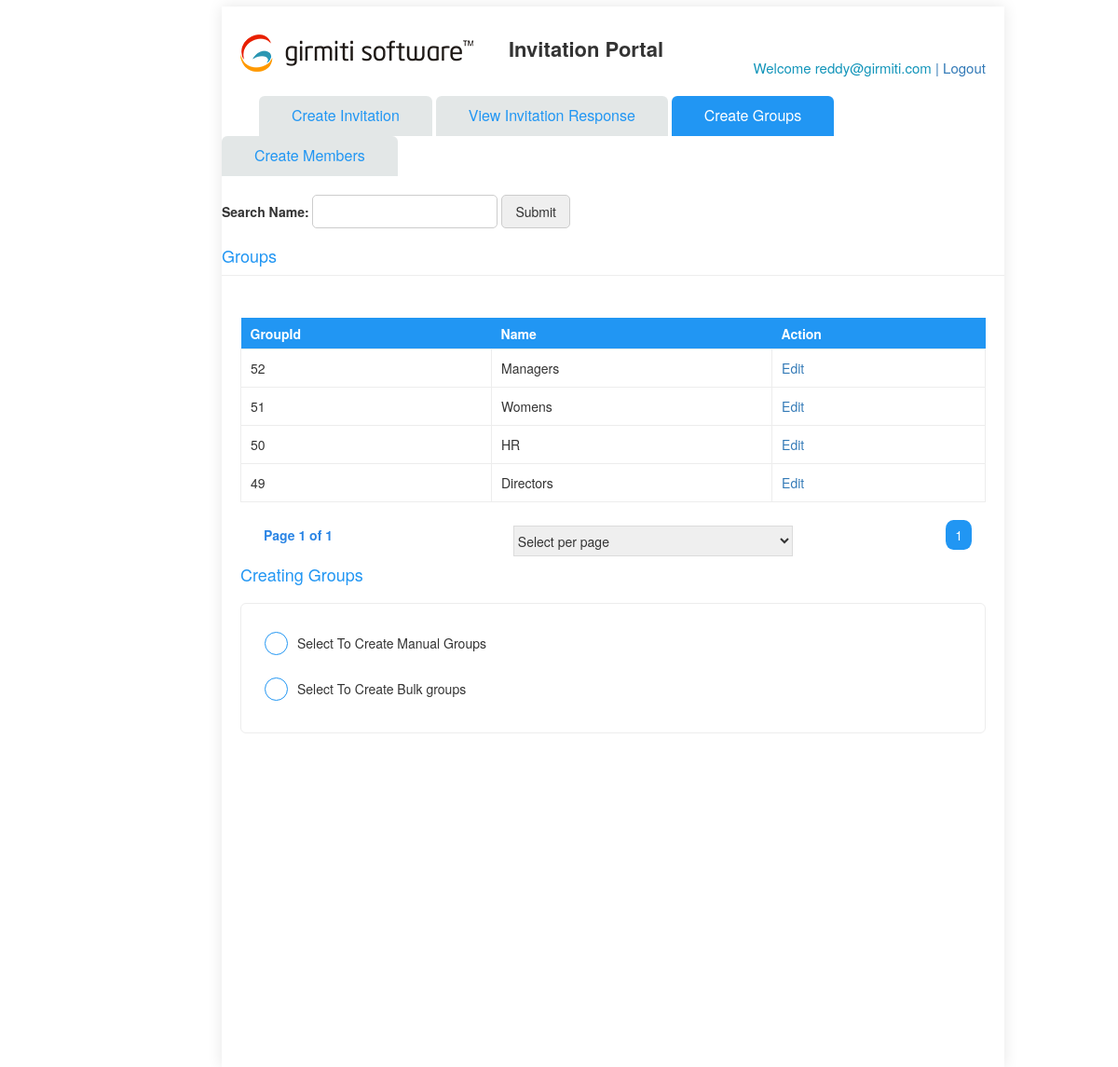
/dynamics_group_members.php (signed in), run on the app's committed database.
### tables this page shows
CREATE TABLE `groups_table` (
  `id` int(11) NOT NULL,
  `groupId` int(11) DEFAULT 0,
  `name` varchar(256) DEFAULT NULL,
  `discription` varchar(200) DEFAULT NULL,
  `status` int(11) NOT NULL DEFAULT 0
);

### dynamics_group_members2.php (called while the page is built, shortened)
<?php
	$username1 = $_SESSION['user'];
   ?>

### dynamics_group_members.php (the view, shortened to what this page needs)
<?php
   include 'dynamics_group_members2.php';
if (! (isset($_GET['pageNumber']))) {
	$pageNumber = 1;
} else {
	$pageNumber = $_GET['pageNumber'];
}
$perPageCount = 5;
$sql = "SELECT * FROM groups_table  ORDER BY id DESC";
if ($result= mysqli_query($db, $sql)) {
	$rowCount = mysqli_num_rows($result);
}
$pagesCount = ceil($rowCount / $perPageCount);
$lowerLimit = ($pageNumber - 1) * $perPageCount;
$sqlQuery = " SELECT * FROM groups_table ORDER BY id DESC limit " . ($lowerLimit) . " ,  " . ($perPageCount) . "   ";
$result_group = mysqli_query($db, $sqlQuery);
?>
<!DOCTYPE HTML>
<html>
<head>
    <link rel='stylesheet' href='https://maxcdn.bootstrapcdn.com/bootstrap/3.3.6/css/bootstrap.min.css' />
    <link rel='stylesheet'
        href='https://cdnjs.cloudflare.com/ajax/libs/bootstrap-datetimepicker/2.0.1/css/bootstrap-datetimepicker.min.css' />
    <link rel="stylesheet" href="css/jquery.tree-multiselect.min.css">
    <link rel='stylesheet' href='css/main.css'>
    <link rel='stylesheet' href='css/font-awesome.css'>
    <link href='css/glyphicons-regular.css' rel='stylesheet'>
    <link href='https://www.jqueryscript.net/css/jquerysctipttop.css' rel='stylesheet' type='text/css'>
</head>
<body>
    <article class='all-main-container'>
        <div class='col-xs-12 content-wrapper'>
            <div>
                <header class='col-sm-12 all-page-header'>
                    <div class='col-sm-7 ' align='right'>
                        <p><img src='images/logo.png' alt='Logo' align='left'></p>
                        <p class='invitation-title'><b>Invitation Portal</b></p>
                    </div>
                    <div class='col-sm-5'>
                        <div class='pull-right user-settings'>
                            <table>
                                <tbody>
                                    <tr>
                                        <td class='profile-text'>Welcome <?php echo "$username1"; ?> <a
                                                href='logout.php'><span class='profile-text'></span>| Logout</a></td>
                                    </tr>
                                </tbody>
                            </table>
                        </div>
                    </div>
                </header>
                <a href='Invitaion_portal_admin.php'>
                    <div class='tab-header-container marginL40'>
                        Create Invitation
                    </div>
                </a>
                <a href='Invitation_list.php'>
                    <div class='tab-header-container'>
                        View Invitation Response
                    </div>
                </a>
                <a href='dynamics_group_members.php'>
                    <div class='tab-header-container active'>
                        Create Groups
                    </div>
                </a>
                <a href='dynamics_members.php'>
                    <div class='tab-header-container '>
                        Create Members
                    </div>
                </a>
                <form action="" method="post">
                    <br />
                    <b>Search Name:</b> <input type="text" id="searchname" name="searchname" />
                    <input type="button" onclick="searchname1();" value="Submit" />
                </form>
                <h4 class='header_title'>Groups</h4>
                <div class='searchConteiner'>
                    <div id="full">
                        <div class="row rowfluidalignment">
                            <div class="col-sm-12">
                                <?php
								echo "<table class=\"user_history_table\">
										<tr>
											<th>GroupId</th>
											<th>Name</th>
											<th>Action</th>
										</tr>";
								while($row = mysqli_fetch_array($result_group))
								{
											echo "<tr>";
											echo "<td>" . $row['id'] . "</td>";
											echo "<td>" . $row['name'] . "</td>";
											echo "<td> <a href=dynamics_edit_groups.php?id=".$row['id'].">Edit</td>";
											echo "</tr>";
								}
									echo "</table>";
								?>
                            </div>
                        </div>
                        <div class='row rowfluidalignment'>
                            <div class='col-sm-12'>
                                <div class='col-sm-12 widgetDescriptionForm'>
                                    <table width="50%" align="center">
                                        <tr>
                                            <td align="right" valign="top" style="text-align: left;" class="page_num">
                                                Page <?php echo $pageNumber; ?> of <?php echo $pagesCount; ?>
											</td>
											<td>
                                                    <select id='perpage' style="width: 75%;"
                                                        onchange='showpagination(this.value)'>
                                                        <option value=''>Select per page</option>
                                                    </select>
                                                </td>
                                            <td valign="top" align="center" style="float: right;">
                                                <?php
												for ($i = 1; $i <= $pagesCount; $i++) {
													if ($i == $pageNumber) {
														?>
                                                <a href="javascript:void(0);" class="current"><?php echo $i ?></a>
                                                <?php
													} else {
														?>
                                                <a href="javascript:void(0);" class="pages"
                                                    onclick="showRecords('<?php echo $perPageCount;  ?>', '<?php echo $i; ?>');"><?php echo $i ?></a>
                                                <?php
													}
												}
												?>
                                            </td>
                                        </tr>
                                    </table>
                                </div>
                            </div>
                        </div>
                    </div>
                    <h4 class='header_title'>Creating Groups </h4>
                    <div class='widgetDescriptionRow clearfix'>
                        <div class="clear_both check-box col-sm-6">
                            <fieldset class='col-sm-12 form-group padding0'>
                                <label class='container_check paddingL35'>Select To Create Manual Groups
                                    <span class='checkmark dot_check'></span>
                                </label>
                            </fieldset>
                            <fieldset class='col-sm-12 form-group padding0'>
                                <label class='container_check paddingL35'>Select To Create Bulk groups
                                    <span class='checkmark dot_check'></span>
                                </label>
                            </fieldset>
                        </div>
                    </div>
                </div>
            </div>
        </div>
    </article>
</body>
</html>

### css/main.css (style rules this page uses)
body { padding-bottom: 20px; }
.all-main-container { margin-left: 17em; padding-top: 0.5em; height: 99vh; width: 70%; height: 100%; }
.content-wrapper { display: block; padding: 0; margin: 0; box-shadow: 0 0px 15px rgba(0, 0, 0, 0.1); }
.searchConteiner { border-top: 1px solid #ededed; display: block; padding-bottom: 5px; background: #fff; padding: 20px 20px; width: 100%; height:850px; }
.searchConteiner input[type='text'], .searchConteiner select { display: inline-block; height: 33px; width: 98%; border: 1px solid #dbdbdb; }
.padding0 { padding:0px !important; }
.all-page-header { background-color: #ffffff; padding: 20px 5px; }
.container_check { display: block; position: relative; padding-left: 25px; margin-bottom: 12px; cursor: pointer; font-size: 14px; -webkit-user-select: none; -moz-user-select: none; padding-top: 2px; }
.paddingL35 { padding-left:35px ; }
.checkmark { position: absolute; top: 0; left: 0; height: 20px; width: 20px; border: 1px solid #2196f3; background: #fff; border-radius: 5px; }
.dot_check { position: absolute; top: 0; left: 0; height: 25px; width: 25px; border: 1px solid #2196f3; background: #fff; border-radius: 50%; }
.checkmark:after { content: ''; position: absolute; display: none; }
.container_check .checkmark:after { left: 7px; top:3px; width: 5px; height: 10px; border: solid white; border-width: 0 3px 3px 0; -webkit-transform: rotate(45deg); -ms-transform: rotate(45deg); transform: rotate(45deg); }
.container_check .dot_check:after { top: 8px; left: 8px; width: 8px; height: 8px; border-radius: 50%; background: white; }
.clear_both { clear:both; }
.tab-header-container { background: rgba(0, 0, 0, 0) linear-gradient(0deg, #e3e7e7, #e3e7e7) repeat scroll 0 0 !important; display: inline-block; padding: 10px 35px; font-size: 16px; font-weight:500; border-top-left-radius: 6px; border-top-right-radius: 6px; }
.tab-header-container.active { background: #2196F3 !important; }
.tab-header-container.active { color: #fff ; }
.tab-header-container { color: #2196F3; text-decoration:none; }
.profile-text { font-size: 15px; color: #1395ba; float:right; margin-right: 0px; }
.invitation-title { font-size: 22px; font-weight: 700; }
.marginL40 { margin-left:40px; }
label { display: inline-block; max-width: 100%; margin-bottom: 5px; font-weight: normal; }
.widgetDescriptionRow { border:1px solid #ededed; padding:10px; margin-top: 20px; border-radius: 6px; }
.header_title { color: #2196F3; }
td.page_num { text-align: left; color: #2b85e5; font-weight: 700; padding: 0 0 0 10px; }
table { background-color: transparent; width: 100%; margin-top:25px; }
img { max-width: 100%; }
p { margin:0; }
input { border:solid 1px #ccc; border-radius: 5px; padding:7px 14px; margin-bottom:10px }
.user_history_table th { background:#2196f3; height:34px; color:white; padding:0 10px }
.user_history_table tr td { padding: 10px 10px; border: 1px solid #ededed; }
.padding0 { padding:0; }
.check-box { margin-top: 20px; }
.current { padding: 6px 10px; color: #ffffff; background: #2196F3; text-decoration: none; border-radius: 30%; margin: 0px 0px; }

### data on the page
groups_table: id "52", name "Managers"
groups_table: id "51", name "Womens"
groups_table: id "50", name "HR"
groups_table: id "49", name "Directors"

### other printed values
$username1 "reddy@girmiti.com"
$pageNumber "1"
$pagesCount "1"
